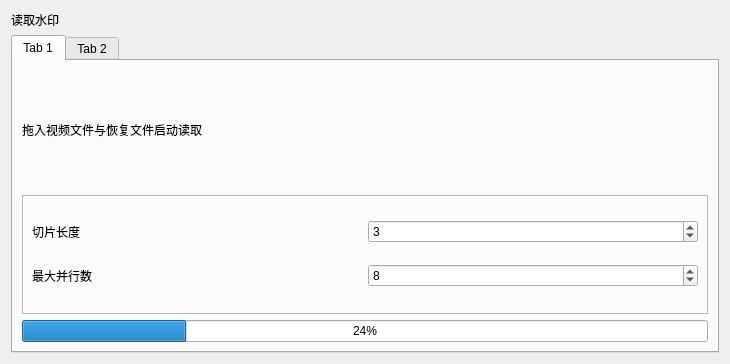
<?xml version="1.0" encoding="UTF-8"?>
<ui version="4.0">
 <class>Recover_Form</class>
 <widget class="QWidget" name="Recover_Form">
  <property name="geometry">
   <rect>
    <x>0</x>
    <y>0</y>
    <width>730</width>
    <height>347</height>
   </rect>
  </property>
  <property name="windowTitle">
   <string>Form</string>
  </property>
  <layout class="QVBoxLayout" name="verticalLayout">
   <item>
    <widget class="TitleLabel" name="L_title">
     <property name="text">
      <string>读取水印</string>
     </property>
    </widget>
   </item>
   <item>
    <widget class="QTabWidget" name="tabWidget">
     <property name="currentIndex">
      <number>0</number>
     </property>
     <widget class="QWidget" name="tab">
      <attribute name="title">
       <string>Tab 1</string>
      </attribute>
      <layout class="QVBoxLayout" name="verticalLayout_6">
       <item>
        <widget class="QLabel" name="label_2">
         <property name="text">
          <string>拖入视频文件与恢复文件启动读取</string>
         </property>
        </widget>
       </item>
       <item>
        <widget class="DropFrame" name="frame">
         <property name="frameShape">
          <enum>QFrame::Shape::StyledPanel</enum>
         </property>
         <property name="frameShadow">
          <enum>QFrame::Shadow::Raised</enum>
         </property>
         <layout class="QVBoxLayout" name="verticalLayout_2">
          <item>
           <layout class="QHBoxLayout" name="horizontalLayout">
            <item>
             <widget class="BodyLabel" name="label_3">
              <property name="text">
               <string>切片长度</string>
              </property>
             </widget>
            </item>
            <item>
             <widget class="SpinBox" name="SB_SliceLength">
              <property name="minimum">
               <number>1</number>
              </property>
              <property name="maximum">
               <number>100</number>
              </property>
              <property name="value">
               <number>3</number>
              </property>
             </widget>
            </item>
           </layout>
          </item>
          <item>
           <layout class="QHBoxLayout" name="horizontalLayout_2">
            <item>
             <widget class="BodyLabel" name="label_4">
              <property name="text">
               <string>最大并行数</string>
              </property>
             </widget>
            </item>
            <item>
             <widget class="SpinBox" name="SB_MaxWorker">
              <property name="minimum">
               <number>1</number>
              </property>
              <property name="maximum">
               <number>61</number>
              </property>
              <property name="value">
               <number>8</number>
              </property>
             </widget>
            </item>
           </layout>
          </item>
         </layout>
        </widget>
       </item>
       <item>
        <widget class="ProgressBar" name="progressBar">
         <property name="value">
          <number>24</number>
         </property>
        </widget>
       </item>
      </layout>
     </widget>
     <widget class="QWidget" name="tab_2">
      <attribute name="title">
       <string>Tab 2</string>
      </attribute>
      <layout class="QVBoxLayout" name="verticalLayout_5">
       <item>
        <widget class="QLabel" name="label_5">
         <property name="text">
          <string>分析结果</string>
         </property>
        </widget>
       </item>
       <item>
        <widget class="QFrame" name="F_TextResult">
         <property name="frameShape">
          <enum>QFrame::Shape::StyledPanel</enum>
         </property>
         <property name="frameShadow">
          <enum>QFrame::Shadow::Raised</enum>
         </property>
         <layout class="QVBoxLayout" name="verticalLayout_3">
          <item>
           <layout class="QHBoxLayout" name="horizontalLayout_3">
            <item>
             <widget class="QLabel" name="label_6">
              <property name="text">
               <string>detail</string>
              </property>
             </widget>
            </item>
            <item>
             <spacer name="horizontalSpacer">
              <property name="orientation">
               <enum>Qt::Orientation::Horizontal</enum>
              </property>
              <property name="sizeHint" stdset="0">
               <size>
                <width>40</width>
                <height>20</height>
               </size>
              </property>
             </spacer>
            </item>
           </layout>
          </item>
          <item>
           <widget class="QTextBrowser" name="textBrowser"/>
          </item>
          <item>
           <layout class="QHBoxLayout" name="horizontalLayout_4">
            <item>
             <widget class="QPushButton" name="pushButton">
              <property name="text">
               <string>保存到文件</string>
              </property>
             </widget>
            </item>
            <item>
             <spacer name="horizontalSpacer_2">
              <property name="orientation">
               <enum>Qt::Orientation::Horizontal</enum>
              </property>
              <property name="sizeHint" stdset="0">
               <size>
                <width>40</width>
                <height>20</height>
               </size>
              </property>
             </spacer>
            </item>
           </layout>
          </item>
         </layout>
        </widget>
       </item>
       <item>
        <widget class="QFrame" name="F_ImageResult">
         <property name="frameShape">
          <enum>QFrame::Shape::StyledPanel</enum>
         </property>
         <property name="frameShadow">
          <enum>QFrame::Shadow::Raised</enum>
         </property>
         <layout class="QVBoxLayout" name="verticalLayout_4">
          <item>
           <layout class="QHBoxLayout" name="horizontalLayout_6">
            <item>
             <widget class="QLabel" name="label_7">
              <property name="text">
               <string>TextLabel</string>
              </property>
             </widget>
            </item>
            <item>
             <spacer name="horizontalSpacer_3">
              <property name="orientation">
               <enum>Qt::Orientation::Horizontal</enum>
              </property>
              <property name="sizeHint" stdset="0">
               <size>
                <width>40</width>
                <height>20</height>
               </size>
              </property>
             </spacer>
            </item>
           </layout>
          </item>
          <item>
           <widget class="ImageLabel" name="label_8">
            <property name="text">
             <string>TextLabel</string>
            </property>
           </widget>
          </item>
          <item>
           <layout class="QHBoxLayout" name="horizontalLayout_5">
            <item>
             <widget class="QPushButton" name="pushButton_2">
              <property name="text">
               <string>上一张</string>
              </property>
             </widget>
            </item>
            <item>
             <widget class="QPushButton" name="pushButton_3">
              <property name="text">
               <string>下一张</string>
              </property>
             </widget>
            </item>
            <item>
             <widget class="ProgressBar" name="progressBar_2">
              <property name="value">
               <number>24</number>
              </property>
             </widget>
            </item>
            <item>
             <widget class="QLabel" name="L_CurIndex">
              <property name="text">
               <string>TextLabel</string>
              </property>
             </widget>
            </item>
            <item>
             <widget class="QPushButton" name="pushButton_4">
              <property name="text">
               <string>PushButton</string>
              </property>
             </widget>
            </item>
            <item>
             <widget class="QPushButton" name="pushButton_5">
              <property name="text">
               <string>PushButton</string>
              </property>
             </widget>
            </item>
           </layout>
          </item>
         </layout>
        </widget>
       </item>
      </layout>
     </widget>
    </widget>
   </item>
  </layout>
 </widget>
 <customwidgets>
  <customwidget>
   <class>TitleLabel</class>
   <extends>QLabel</extends>
   <header>qfluentwidgets</header>
  </customwidget>
  <customwidget>
   <class>BodyLabel</class>
   <extends>QLabel</extends>
   <header>qfluentwidgets</header>
  </customwidget>
  <customwidget>
   <class>ProgressBar</class>
   <extends>QProgressBar</extends>
   <header>qfluentwidgets</header>
  </customwidget>
  <customwidget>
   <class>DropFrame</class>
   <extends>QFrame</extends>
   <header>CustomGUI</header>
   <container>1</container>
  </customwidget>
  <customwidget>
   <class>ImageLabel</class>
   <extends>QLabel</extends>
   <header>qfluentwidgets</header>
  </customwidget>
  <customwidget>
   <class>SpinBox</class>
   <extends>QSpinBox</extends>
   <header>qfluentwidgets</header>
  </customwidget>
 </customwidgets>
 <resources/>
 <connections/>
</ui>
